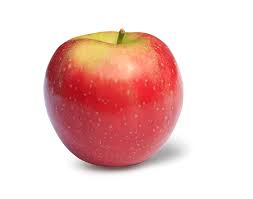
#> input picture lc-slm/images/apple.jpg, 253 x 199 px
$ python add_colorbar_legend.py ../lc-slm/images/apple.jpg -ct2pi 1.0
#> lines starting #> are read from the running program, lines starting #| are printed output that depends on the picture
import numpy as np
import matplotlib.pyplot as plt
from PIL import Image
import argparse
import os
from mpl_toolkits.axes_grid1 import make_axes_locatable
import help_messages_wfc


def parse_arguments():
    """Parse command line arguments."""
    parser = argparse.ArgumentParser(
        formatter_class=argparse.ArgumentDefaultsHelpFormatter,
        description="Add a colormap to a grayscale image. Optionally, convert the image to rainbow colors.",
    )
    parser.add_argument("image_path", type=str, help="Path to the grayscale image.")
    parser.add_argument(
        "-p",
        "--palette",
        type=str,
        default="greyscale",
        help="Color palette to apply ('greyscale' or 'hue'). Optional, default is 'greyscale'.",
    )
    parser.add_argument(
        "-ct2pi", type=float, required=True, help=help_messages_wfc.ct2pi
    )
    return parser.parse_args()


def read_image(image_path):
    """Read and convert the image to grayscale."""
#> called with image_path = '../lc-slm/images/apple.jpg'
    grayscale_image = Image.open(image_path).convert("L")
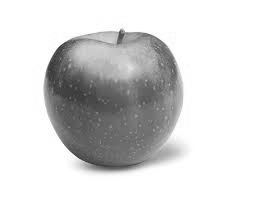
#> grayscale_image: PIL image 253x199 L; min 43, max 255, mean 213.4
    return np.array(grayscale_image)


def convert_to_phase(image_array, ct2pi):
    """Convert grayscale image values to phase values linearly."""
#> called with ct2pi = 1
    return image_array / ct2pi * 2 * np.pi
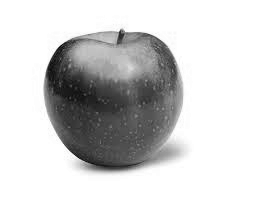
#> returned value: shape (199, 253) float64; min 270.2, max 1602.2, mean 1341; drawn with min black and max white


def save_image_with_colorbar(img_array, original_image_path, palette):
    """Save the colored image with a colorbar to the directory of its origin."""
    base, ext = os.path.splitext(original_image_path)
    output_path = f"{base}_{palette}_colorbar{ext}"

    # Get original image dimensions
    # img_width, img_height = img.size

    # Plot with aspect ratio preservation and no ticks/values
    fig, ax = plt.subplots(figsize=(8, 6))
#> (the run stopped early here; a loop or call above may not have finished)
